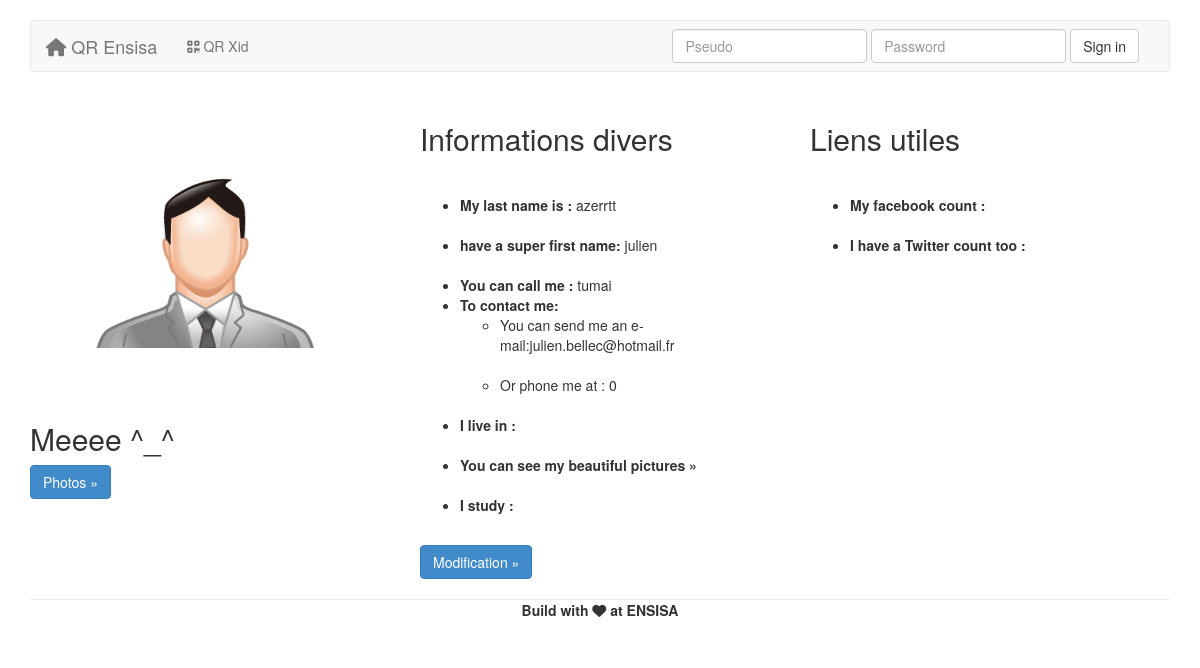
The app's page /profil.php?pseudo=tumai, older data.
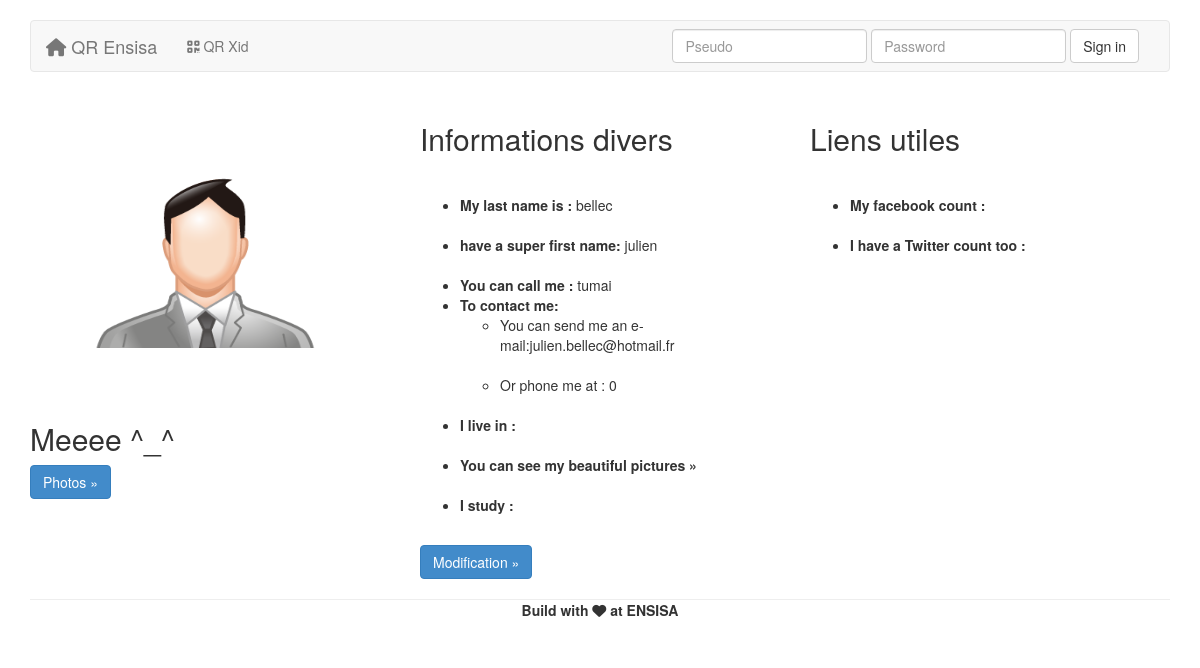
The same page, newer data.
### tables this page shows
CREATE TABLE IF NOT EXISTS `user` (
  `id` int(255) NOT NULL AUTO_INCREMENT,
  `name` varchar(255) NOT NULL,
  `lastname` varchar(255) NOT NULL,
  `pseudo` varchar(255) NOT NULL,
  `email` varchar(255) NOT NULL,
  `password` varchar(255) NOT NULL,
  `phone` int(11) NOT NULL,
  `adress` varchar(255) NOT NULL,
  `photos` varchar(255) NOT NULL,
  `network` varchar(255) NOT NULL,
  `promo` varchar(255) NOT NULL,
  PRIMARY KEY (`id`),
  UNIQUE KEY `pseudo` (`pseudo`)
);

### profil.php (the view, shortened to what this page needs)
<?php include 'includes/header.php';
 include 'includes/navbar.php';
  include 'includes/mysql.php'; ?>
      <div class="container">
      <div class="row">
        <div class="col-lg-4">
          <img class="img-circle" src="image/img.png" alt="Generic placeholder image">
          <h2>Meeee ^_^</h2>
          <p><a class="btn btn-primary" href="photoprofil.php" role="button">Photos &raquo;</a></p>
        </div>
        <div class="col-lg-4">
          <h2>Informations divers</h2>
          <p>
            <?php
             $req = $connect->prepare('SELECT * FROM user Where pseudo = ?');
             $req->execute(array($_GET['pseudo']));
             while ($donnees = $req->fetch())
                {
                    ?>
                        <p>
                            <ul>
                               <li><strong>My last name is : </strong><?php echo $donnees['name']; ?></li><br />
                               <li><strong> have a super first name:</strong> <?php echo $donnees['lastname']; ?></li></br>
                               <li><strong>You can call me : </strong><?php echo $donnees['pseudo'];?></br>
        					             <li><strong>To contact me:</strong> </br>
					                  <ul>
              					       <li>You can send me an e-mail:</strong><?php echo $donnees['email'];?></li></br>
              					       <li>Or phone me at : </strong><?php echo $donnees['phone'];?></li><br/>
						                </ul>
                    					   <li><strong>I live in : </strong><?php echo $donnees['adress'];?></li><br/>
                    					   <li><strong>You can see my beautiful pictures &raquo; <?php echo $donnees ['photos'];?></li></br>
                    					   <li><strong>I study :</strong> <?php echo $donnees ['network'];?></li>
					                  </ul>
                         </p></br>
						          <p><a class="btn btn-primary" href="modif.php" role="button">Modification &raquo;</a></p>
                    <?php
                }
             ?>
          </p>
        </div>
        <div class="col-lg-4">
          <h2>Liens utiles</h2>
              		   <?php
                           $req = $connect->prepare('SELECT * FROM user Where pseudo = ?');
                           $req->execute(array($_GET['pseudo']));
                           while ($donnees = $req->fetch())
                              {
                     ?>
                                      <p>
              			                         <ul>
              		                                <li> My facebook count : <?php echo $donnees['lienf'];?></li> </br>
                                                  <li> I have a Twitter count too : <?php echo $donnees['lient']; ?></li><br />
              					                     </ul>
              			 <?php
                              }
                      ?>
			                               </p>
        </div>
      </div>
	  </div>
<?php include 'includes/footer.php' ?>

### includes/header.php (shortened to what this page needs)
<!DOCTYPE html>
<html lang="fr">
    <head>
        <link href="css/projet.css" rel="stylesheet">
        <link href="css/image.css" rel="stylesheet">
        <link href="css/bootstrap.min.css" rel="stylesheet">
        <link rel="stylesheet" href="lib/font-awesome-4.1.0/css/font-awesome.min.css">

### includes/navbar.php (shortened to what this page needs)
</head>
<body>
    <div class="container">
        <div class="navbar navbar-default" role="navigation">
            <div class="container-fluid">
                <div class="navbar-header">
                    <a class="navbar-brand" href="index.php"><i class="fa fa-home"></i>  QR Ensisa</a>
                </div>
                <div class="navbar-collapse collapse">
                    <ul class="nav navbar-nav">
                        <li><a href="qrxid.php"><i class="fa fa-qrcode"></i> QR Xid</a></li>
                    </ul>
                    <ul class="nav navbar-nav navbar-right">
						<?php
							if(!isset($_SESSION['pseudo'])){
								include ("navbar_connect.php");
							}
						?>
                    </ul>
                </div>
            </div>
        </div>
    </div>

### includes/navbar_connect.php
<div class="navbar-collapse collapse">
    <form class="navbar-form navbar-right"  method="post" action="includes/act_login.php">
        <div class="form-group">
			<input type="text" placeholder="Pseudo" name="pseudo" id="pseudo" class="form-control">
        </div>
        <div class="form-group">
            <input type="password" placeholder="Password" name="password" id="password" class="form-control">
        </div>
			<button type="submit" class="btn btn-default">Sign in</button>
    </form>
</div>

### includes/footer.php (shortened to what this page needs)
        <div class="container">
            <div class="footer">
                <p>Build with <i class="fa fa-heart"></i> at ENSISA</p>
            </div>
        </div>
    </body>
</html>

### css/projet.css (style rules this page uses)
form { max-width: 500px; min-width: 50px; }
.container { max-width: 100%; min-width: 50px; padding-bottom : 10px; }
.footer { text-align : center; border-top: 1px solid #eee; }
body { padding-top: 20px; padding-bottom: 20px; }
.navbar { margin-bottom: 20px; }

### css/image.css (style rules this page uses)
img { width: 350px; height: 300px; }

Row changes from the older to the newer data that the page shows:
changed user "julien": name "azerrtt" → "bellec"
